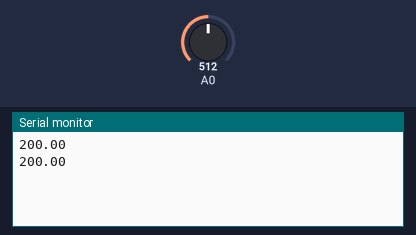
This sketch was run on a simulated Arduino Uno, built with avr-gcc and run on an emulated ATmega328P. On the bench: the last lines printed to the serial monitor. The inputs (shaded band) are chosen by the test bench; at power-on: A0 = 512.

Above: at 2.3 s.
2.4 s: A0 set to 716
At 3.7 s:
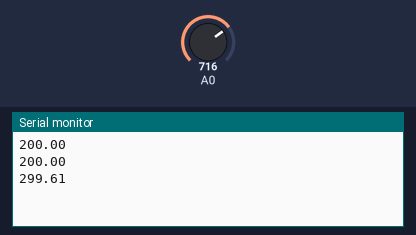
4.5 s: A0 set to 900
At 4.9 s:
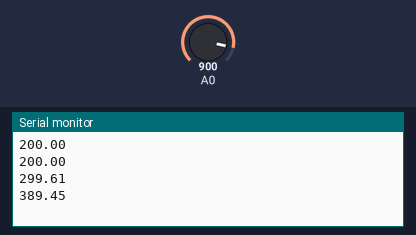
Timing chart, 0 to 7.5 s (numbered marks = the images above; inputs shaded):
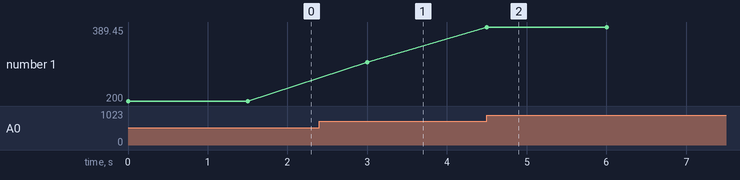

Measured:
- after the input at 2.4 s, the serial monitor: prints a new line after 0.60 s (image 1)
- after the input at 4.5 s, the serial monitor: prints a new line at once (image 2)
- plotted number 1: 200 → 299.61 after the input at 2.4 s, 299.61 → 389.45 after the input at 4.5 s

The sketch:

SWOI_implementacja_do_B3_4a_KB_1.ino
```cpp
float temp;			// tworzymy zmienną typu float do przechowywania i pracy z
				// liczbami zmiennoprzecinkowymi
void setup()			// początkowa konfiguracja – część przygotowująca układ do
{				// działania
Serial.begin(9600);		// ustawienie prędkości komunikacji
}

void loop()					// główna pętla
{
temp = (analogRead(0)*5/1024.0);	// przypisanie wartości odczytanej z wej. analogowego
temp = temp - 0.5;			//(0) i przeliczenie na napięcie (*) i podzielone przez
temp = temp / 0.01;			// dokładność przetwornika A/C (**), skalujemy do 0°C
					// (***)otrzymaną różnicę dzielimy przez 10mV na stopień
Serial.println(temp);		// wysłanie i wyświetlenie do komputera temperatury
delay(1500);			// czekaj 1,5 sekundy
}
```
